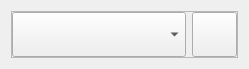
<?xml version="1.0" encoding="UTF-8"?>
<ui version="4.0">
 <class>UsbWidget</class>
 <widget class="QWidget" name="UsbWidget">
  <property name="geometry">
   <rect>
    <x>0</x>
    <y>0</y>
    <width>249</width>
    <height>65</height>
   </rect>
  </property>
  <property name="windowTitle">
   <string>USB </string>
  </property>
  <layout class="QHBoxLayout" name="horizontalLayout">
   <item>
    <widget class="QFrame" name="frame">
     <property name="frameShape">
      <enum>QFrame::StyledPanel</enum>
     </property>
     <property name="frameShadow">
      <enum>QFrame::Raised</enum>
     </property>
     <layout class="QGridLayout" name="gridLayout">
      <property name="leftMargin">
       <number>0</number>
      </property>
      <property name="topMargin">
       <number>0</number>
      </property>
      <property name="rightMargin">
       <number>0</number>
      </property>
      <property name="bottomMargin">
       <number>0</number>
      </property>
      <item row="0" column="1">
       <widget class="QPushButton" name="bt_connect_disconnect">
        <property name="minimumSize">
         <size>
          <width>45</width>
          <height>45</height>
         </size>
        </property>
        <property name="maximumSize">
         <size>
          <width>45</width>
          <height>45</height>
         </size>
        </property>
        <property name="text">
         <string/>
        </property>
        <property name="icon">
         <iconset resource="resources.qrc">
          <normaloff>:/buttons_img/img/connect.png</normaloff>:/buttons_img/img/connect.png</iconset>
        </property>
        <property name="iconSize">
         <size>
          <width>27</width>
          <height>27</height>
         </size>
        </property>
       </widget>
      </item>
      <item row="0" column="0">
       <widget class="ExtendedComboBox" name="cb_list_usb_devices">
        <property name="maximumSize">
         <size>
          <width>16777215</width>
          <height>45</height>
         </size>
        </property>
        <property name="font">
         <font>
          <pointsize>11</pointsize>
         </font>
        </property>
       </widget>
      </item>
     </layout>
    </widget>
   </item>
  </layout>
 </widget>
 <customwidgets>
  <customwidget>
   <class>ExtendedComboBox</class>
   <extends>QComboBox</extends>
   <header>pyqtier.widgets.extended_combobox_widget</header>
  </customwidget>
 </customwidgets>
 <resources>
  <include location="resources.qrc"/>
 </resources>
 <connections/>
</ui>
